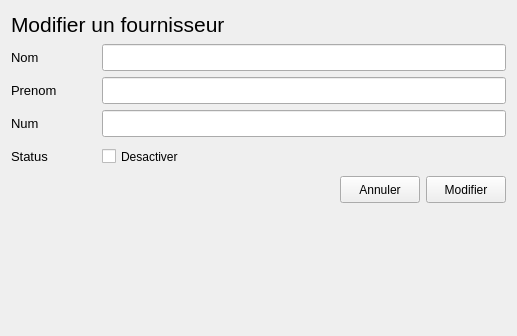
<?xml version="1.0" encoding="UTF-8"?>
<ui version="4.0">
 <class>Form</class>
 <widget class="QWidget" name="Form">
  <property name="geometry">
   <rect>
    <x>0</x>
    <y>0</y>
    <width>517</width>
    <height>336</height>
   </rect>
  </property>
  <property name="windowTitle">
   <string>Modifier un fournisseur</string>
  </property>
  <layout class="QGridLayout" name="gridLayout">
   <item row="0" column="0">
    <layout class="QVBoxLayout" name="verticalLayout">
     <item>
      <layout class="QHBoxLayout" name="horizontalLayout_6">
       <item>
        <widget class="QLabel" name="label_5">
         <property name="minimumSize">
          <size>
           <width>85</width>
           <height>27</height>
          </size>
         </property>
         <property name="font">
          <font>
           <pointsize>16</pointsize>
          </font>
         </property>
         <property name="text">
          <string>Modifier un fournisseur</string>
         </property>
         <property name="margin">
          <number>0</number>
         </property>
        </widget>
       </item>
      </layout>
     </item>
     <item>
      <layout class="QHBoxLayout" name="horizontalLayout">
       <item>
        <widget class="QLabel" name="label">
         <property name="minimumSize">
          <size>
           <width>85</width>
           <height>27</height>
          </size>
         </property>
         <property name="maximumSize">
          <size>
           <width>85</width>
           <height>16777215</height>
          </size>
         </property>
         <property name="font">
          <font>
           <pointsize>10</pointsize>
          </font>
         </property>
         <property name="text">
          <string>Nom</string>
         </property>
        </widget>
       </item>
       <item>
        <widget class="QLineEdit" name="lineEdit">
         <property name="minimumSize">
          <size>
           <width>220</width>
           <height>27</height>
          </size>
         </property>
         <property name="font">
          <font>
           <pointsize>10</pointsize>
          </font>
         </property>
        </widget>
       </item>
      </layout>
     </item>
     <item>
      <layout class="QHBoxLayout" name="horizontalLayout_2">
       <item>
        <widget class="QLabel" name="label_2">
         <property name="minimumSize">
          <size>
           <width>85</width>
           <height>27</height>
          </size>
         </property>
         <property name="maximumSize">
          <size>
           <width>85</width>
           <height>16777215</height>
          </size>
         </property>
         <property name="font">
          <font>
           <pointsize>10</pointsize>
          </font>
         </property>
         <property name="text">
          <string>Prenom</string>
         </property>
        </widget>
       </item>
       <item>
        <widget class="QLineEdit" name="prenom_lineEdit">
         <property name="minimumSize">
          <size>
           <width>220</width>
           <height>27</height>
          </size>
         </property>
         <property name="font">
          <font>
           <pointsize>10</pointsize>
          </font>
         </property>
        </widget>
       </item>
      </layout>
     </item>
     <item>
      <layout class="QHBoxLayout" name="horizontalLayout_3">
       <item>
        <widget class="QLabel" name="label_3">
         <property name="minimumSize">
          <size>
           <width>85</width>
           <height>27</height>
          </size>
         </property>
         <property name="maximumSize">
          <size>
           <width>85</width>
           <height>16777215</height>
          </size>
         </property>
         <property name="font">
          <font>
           <pointsize>10</pointsize>
          </font>
         </property>
         <property name="text">
          <string>Num</string>
         </property>
        </widget>
       </item>
       <item>
        <widget class="QLineEdit" name="num_lineEdit">
         <property name="minimumSize">
          <size>
           <width>220</width>
           <height>27</height>
          </size>
         </property>
         <property name="font">
          <font>
           <pointsize>10</pointsize>
          </font>
         </property>
        </widget>
       </item>
      </layout>
     </item>
     <item>
      <layout class="QHBoxLayout" name="horizontalLayout_4">
       <item>
        <widget class="QLabel" name="label_4">
         <property name="minimumSize">
          <size>
           <width>85</width>
           <height>27</height>
          </size>
         </property>
         <property name="maximumSize">
          <size>
           <width>85</width>
           <height>16777215</height>
          </size>
         </property>
         <property name="font">
          <font>
           <pointsize>10</pointsize>
          </font>
         </property>
         <property name="text">
          <string>Status</string>
         </property>
        </widget>
       </item>
       <item>
        <widget class="QCheckBox" name="status_checkBox">
         <property name="minimumSize">
          <size>
           <width>220</width>
           <height>27</height>
          </size>
         </property>
         <property name="text">
          <string>Desactiver</string>
         </property>
        </widget>
       </item>
      </layout>
     </item>
     <item>
      <layout class="QHBoxLayout" name="horizontalLayout_5">
       <item>
        <spacer name="horizontalSpacer">
         <property name="orientation">
          <enum>Qt::Horizontal</enum>
         </property>
         <property name="sizeHint" stdset="0">
          <size>
           <width>40</width>
           <height>20</height>
          </size>
         </property>
        </spacer>
       </item>
       <item>
        <widget class="QPushButton" name="annuler_pushButton">
         <property name="minimumSize">
          <size>
           <width>70</width>
           <height>27</height>
          </size>
         </property>
         <property name="text">
          <string>Annuler</string>
         </property>
        </widget>
       </item>
       <item>
        <widget class="QPushButton" name="modifier_pushButton">
         <property name="minimumSize">
          <size>
           <width>70</width>
           <height>27</height>
          </size>
         </property>
         <property name="text">
          <string>Modifier</string>
         </property>
        </widget>
       </item>
      </layout>
     </item>
    </layout>
   </item>
   <item row="1" column="0">
    <spacer name="verticalSpacer">
     <property name="orientation">
      <enum>Qt::Vertical</enum>
     </property>
     <property name="sizeHint" stdset="0">
      <size>
       <width>20</width>
       <height>103</height>
      </size>
     </property>
    </spacer>
   </item>
  </layout>
 </widget>
 <resources/>
 <connections/>
</ui>
